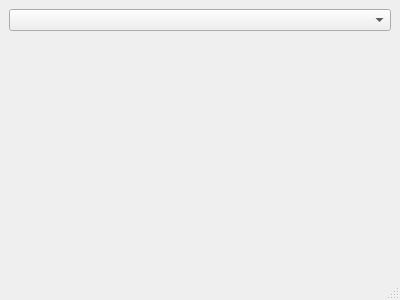
<?xml version="1.0" encoding="UTF-8"?>
<ui version="4.0">
 <class>MainWindow</class>
 <widget class="QMainWindow" name="MainWindow">
  <property name="geometry">
   <rect>
    <x>0</x>
    <y>0</y>
    <width>400</width>
    <height>300</height>
   </rect>
  </property>
  <property name="windowTitle">
   <string>Country Picker</string>
  </property>
  <widget class="QWidget" name="centralwidget">
   <layout class="QVBoxLayout" name="verticalLayout">
    <item>
     <widget class="QComboBox" name="countryComboBox"/>
    </item>
    <item>
     <widget class="QLabel" name="selectionLabel">
      <property name="text">
       <string>&lt;html&gt;&lt;head/&gt;&lt;body&gt;&lt;p&gt;&lt;/p&gt;&lt;/body&gt;&lt;/html&gt;</string>
      </property>
      <property name="alignment">
       <set>Qt::AlignmentFlag::AlignLeading|Qt::AlignmentFlag::AlignLeft|Qt::AlignmentFlag::AlignTop</set>
      </property>
     </widget>
    </item>
   </layout>
  </widget>
  <widget class="QMenuBar" name="menubar">
   <property name="enabled">
    <bool>true</bool>
   </property>
   <property name="geometry">
    <rect>
     <x>0</x>
     <y>0</y>
     <width>400</width>
     <height>24</height>
    </rect>
   </property>
  </widget>
  <widget class="QStatusBar" name="statusbar">
   <property name="enabled">
    <bool>true</bool>
   </property>
  </widget>
 </widget>
 <resources/>
 <connections/>
</ui>
